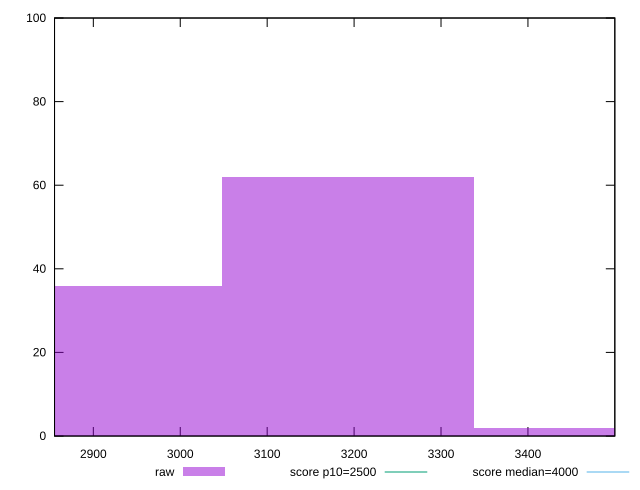

Generate this figure with gnuplot:
reset

$raw <<EOF
3192.8323811307187 62
2902.574891937017 36
3483.08987032442 2
EOF

set key outside below
set boxwidth 290.2574891937017
set xrange [2855.359500000001:3499.9580000000005]
set yrange [0:100]
set trange [0:100]
set style fill transparent solid 0.5 noborder

set parametric
set terminal svg size 640, 490 enhanced background rgb 'white'
set output "report_00009_2021-02-08T22-37-41.559Z/largest-contentful-paint/samples/pages+cached+noadtech+nomedia+nocss/raw/histogram.svg"

plot $raw title "raw" with boxes, \
     2500,t title "score p10=2500", \
     4000,t title "score median=4000"

reset
